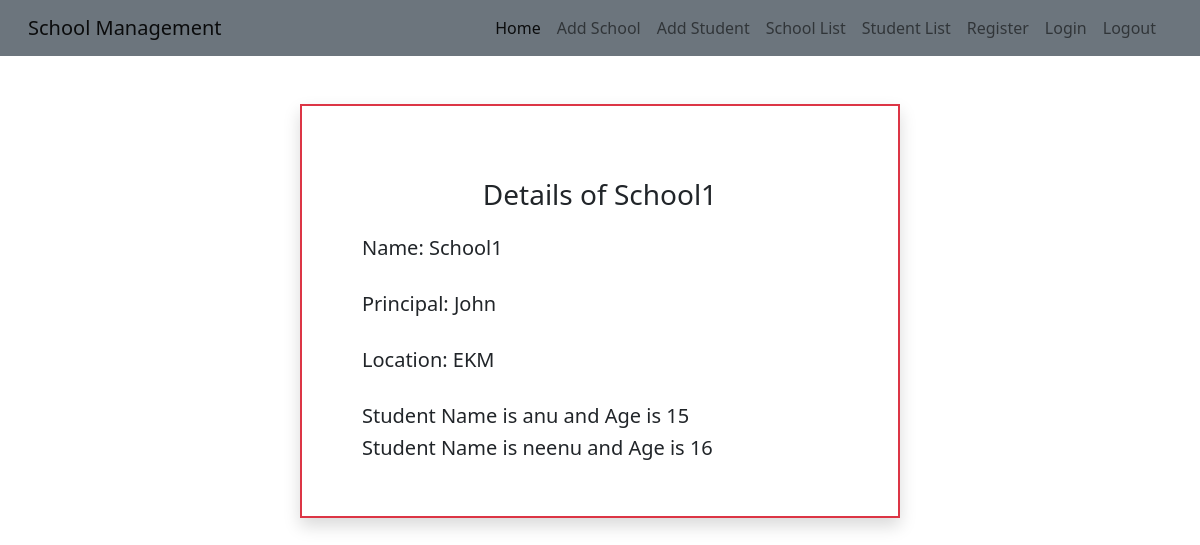
Page /schooldetails/1 on the committed database.
### schoolapp/models.py (models this page shows, shortened)
class School(models.Model):
    name = models.CharField(max_length=15)
    principal = models.CharField(max_length=15)
    location = models.CharField(max_length=15)

class Student(models.Model):
    name = models.CharField(max_length=15)
    age = models.IntegerField()
    school = models.ForeignKey(School, on_delete=models.CASCADE, related_name="students")

### schoolapp/views.py (the view)
# urls.py: path('schooldetails/<int:pk>',views.SchoolDetails.as_view(),name="schooldetails"),
class SchoolDetails(DetailView):
    model = School
    template_name = 'school_details.html'
    context_object_name = 'sc'

### template/school_details.html
{% extends 'base.html' %}
{% block content %}
<div class="container border border-2 border-danger shadow mt-5 p-5 w-50">
<h3 class="text-center mt-4">Details of {{sc.name}}</h3>
<div class="container mt-4 justify-content-center">
<h5>Name: {{sc.name}}</h5><br>
<h5>Principal: {{sc.principal}}</h5><br>
<h5>Location: {{sc.location}}</h5><br>
  {% for i in sc.students.all %}
  <h5>Student Name is {{i.name}} and Age is {{i.age}}</h5>
  {% endfor %}
</div>
  </div>
{% endblock %}

### rows in the picture
School: name "School1", principal "John", location "EKM"
Student: name "anu", age "15"
Student: name "neenu", age "16"
